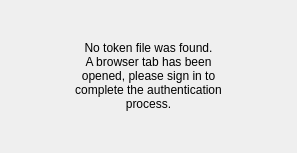
<?xml version="1.0" encoding="UTF-8"?>
<ui version="4.0">
 <class>Dialog</class>
 <widget class="QDialog" name="Dialog">
  <property name="windowModality">
   <enum>Qt::NonModal</enum>
  </property>
  <property name="geometry">
   <rect>
    <x>0</x>
    <y>0</y>
    <width>297</width>
    <height>153</height>
   </rect>
  </property>
  <property name="windowTitle">
   <string>Dialog</string>
  </property>
  <property name="sizeGripEnabled">
   <bool>false</bool>
  </property>
  <layout class="QGridLayout" name="gridLayout">
   <item row="3" column="1">
    <spacer name="verticalSpacer">
     <property name="orientation">
      <enum>Qt::Vertical</enum>
     </property>
     <property name="sizeHint" stdset="0">
      <size>
       <width>20</width>
       <height>40</height>
      </size>
     </property>
    </spacer>
   </item>
   <item row="2" column="2">
    <spacer name="horizontalSpacer_2">
     <property name="orientation">
      <enum>Qt::Horizontal</enum>
     </property>
     <property name="sizeHint" stdset="0">
      <size>
       <width>40</width>
       <height>20</height>
      </size>
     </property>
    </spacer>
   </item>
   <item row="2" column="0">
    <spacer name="horizontalSpacer">
     <property name="orientation">
      <enum>Qt::Horizontal</enum>
     </property>
     <property name="sizeHint" stdset="0">
      <size>
       <width>40</width>
       <height>20</height>
      </size>
     </property>
    </spacer>
   </item>
   <item row="2" column="1">
    <widget class="QLabel" name="label">
     <property name="minimumSize">
      <size>
       <width>0</width>
       <height>0</height>
      </size>
     </property>
     <property name="maximumSize">
      <size>
       <width>300</width>
       <height>16777215</height>
      </size>
     </property>
     <property name="text">
      <string>No token file was found.
A browser tab has been opened, please sign in to complete the authentication process.</string>
     </property>
     <property name="alignment">
      <set>Qt::AlignCenter</set>
     </property>
     <property name="wordWrap">
      <bool>true</bool>
     </property>
    </widget>
   </item>
   <item row="1" column="1">
    <spacer name="verticalSpacer_2">
     <property name="orientation">
      <enum>Qt::Vertical</enum>
     </property>
     <property name="sizeHint" stdset="0">
      <size>
       <width>20</width>
       <height>40</height>
      </size>
     </property>
    </spacer>
   </item>
  </layout>
 </widget>
 <resources/>
 <connections/>
</ui>
